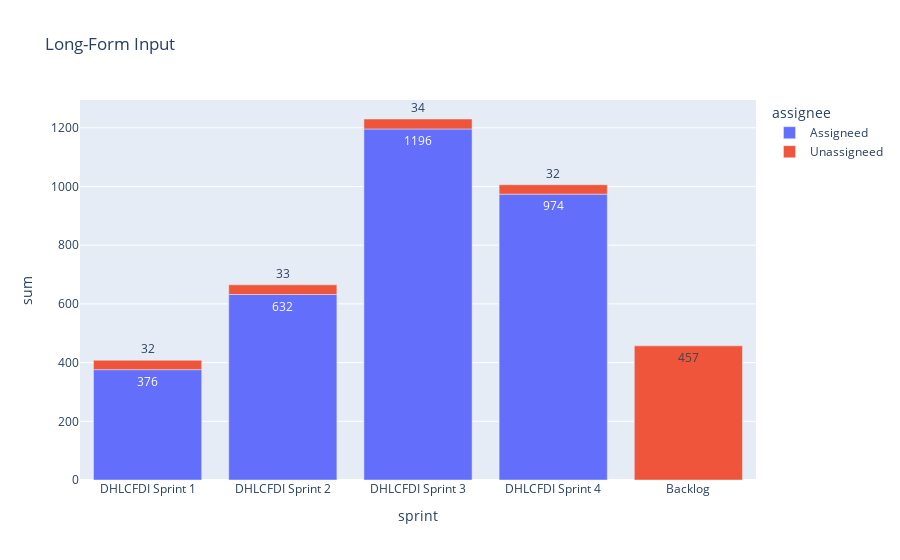

Source (notebook cell):
### Code cell
fig = px.bar(assignee_by_sprint, x="sprint", y="sum",text="sum", color="assignee", title="Long-Form Input")
fig.show()

### Figure 1 — Plotly figure (JSON) as saved in the notebook; plotly's stock layout.template omitted (floating-point values rounded to 4 significant figures)
{"data": [{"alignmentgroup": "True", "hovertemplate": "assignee=Assigneed<br>sprint=%{x}<br>sum=%{text}<extra></extra>", "legendgroup": "Assigneed", "marker": {"color": "#636efa", "pattern": {"shape": ""}}, "name": "Assigneed", "offsetgroup": "Assigneed", "orientation": "v", "showlegend": true, "text": [376, 632, 1196, 974], "textposition": "auto", "type": "bar", "x": ["DHLCFDI Sprint 1", "DHLCFDI Sprint 2", "DHLCFDI Sprint 3", "DHLCFDI Sprint 4"], "xaxis": "x", "y": [376, 632, 1196, 974], "yaxis": "y"}, {"alignmentgroup": "True", "hovertemplate": "assignee=Unassigneed<br>sprint=%{x}<br>sum=%{text}<extra></extra>", "legendgroup": "Unassigneed", "marker": {"color": "#EF553B", "pattern": {"shape": ""}}, "name": "Unassigneed", "offsetgroup": "Unassigneed", "orientation": "v", "showlegend": true, "text": [457, 32, 33, 34, 32], "textposition": "auto", "type": "bar", "x": ["Backlog", "DHLCFDI Sprint 1", "DHLCFDI Sprint 2", "DHLCFDI Sprint 3", "DHLCFDI Sprint 4"], "xaxis": "x", "y": [457, 32, 33, 34, 32], "yaxis": "y"}], "layout": {"barmode": "relative", "legend": {"title": {"text": "assignee"}, "tracegroupgap": 0}, "title": {"text": "Long-Form Input"}, "xaxis": {"anchor": "y", "domain": [0, 1], "title": {"text": "sprint"}}, "yaxis": {"anchor": "x", "domain": [0, 1], "title": {"text": "sum"}}}}
